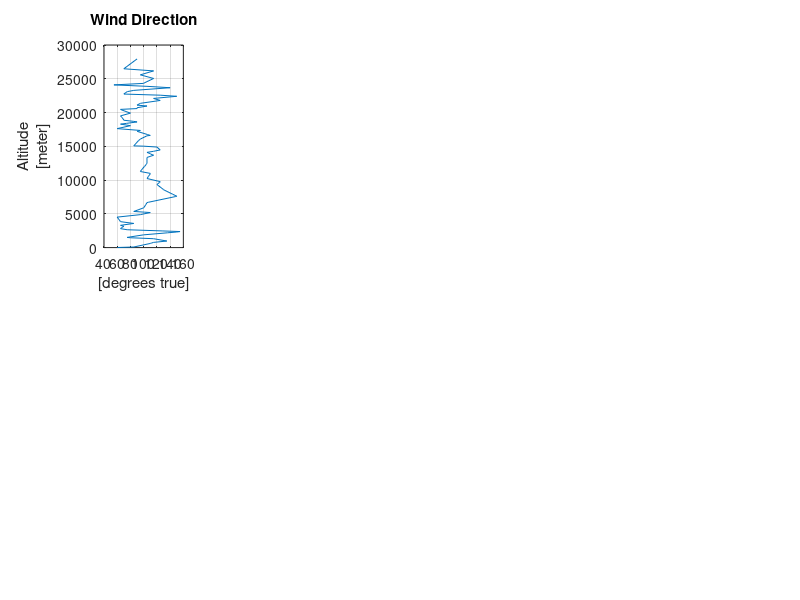

The MATLAB source for this figure: (Note: this script raises an error after producing the figure.)
%  PLOT variables sondas for the interest time
% data from http://weather.uwyo.edu/upperair/sounding.html
% Andrés Yarce

clear all;close all;clc

load Ernesto_cortizos_18_agosto.mat

variable={'DRCT','DWPT','HGHT','MIXR','PRES','RELH','SKNT','TEMP','THTA','THTE','THTV'};



name={'Wind Direction','Dewpoint Temperature','Geopotential Height','Mixing Ratio','Atmospheric Pressure ',...
    'Relative Humidity','Wind Speed','Temperature','Potential Temperature','Equivalent Potential Temperature','Virtual Potential Temperature'};

unit={'[degrees true]','[celsius]','[meter]','[gram/kilogram]','[hPa]','[%]','[knot]','[celsius]','[kelvin]','[kelvin]','[kelvin]'};


for i=1:11
if(i~=3)
    if(i<3)
    
    
subplot(2,5,i)
    plot(eval(variable{i}),eval(variable{3}))
hold on
grid on
ylabel({'Altitude',unit{3}});
xlabel(unit{i});
    title({name{i},''});

    end
     if(i>3)
        
subplot(2,5,i-1)
    plot(eval(variable{i}),eval(variable{3}))
hold on
grid on
ylabel({'Altitude',unit{3}});
    xlabel(unit{i});
  title({name{i},''});
    end
end
sgtitle('Hernesto cortizos 7 pm 18 august 2020')
end


